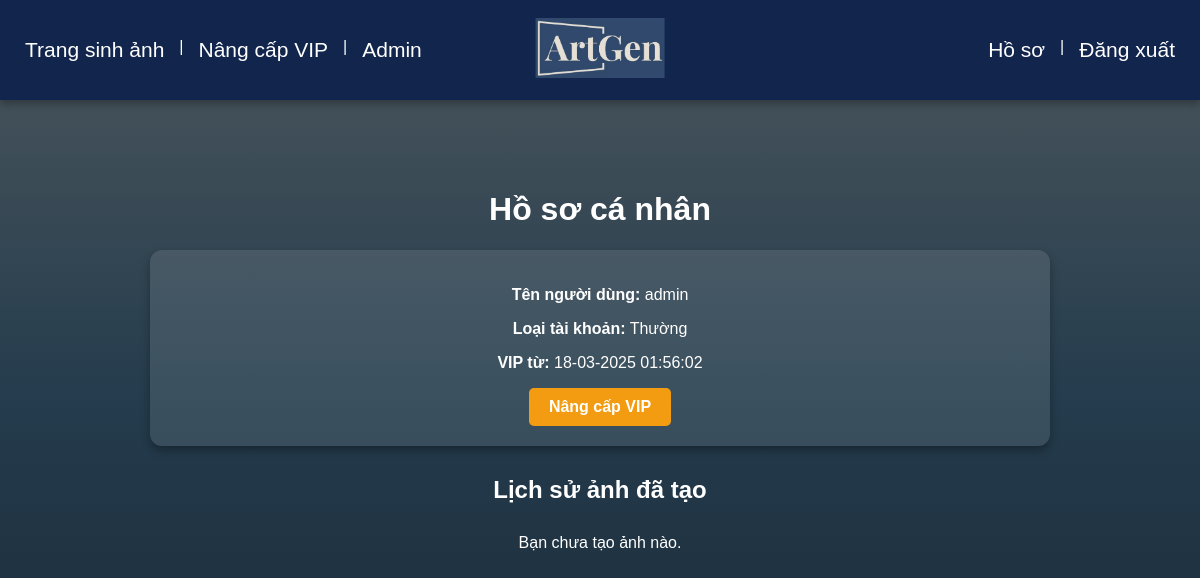
The app's page /profile (signed in) with its own data.
### svr_model.py (models this page shows)
class User(db.Model, UserMixin):
    id = db.Column(db.Integer, primary_key=True)
    username = db.Column(db.String(150), unique=True, nullable=False)
    password = db.Column(db.String(150), nullable=False)
    is_vip = db.Column(db.Boolean, default=False)
    vip_since = db.Column(db.DateTime, nullable=True)
    is_admin = db.Column(db.Boolean, default=False)

### svr_model.py (the view)
@app.route("/profile")
@login_required
def profile():
    history = ImageHistory.query.filter_by(user_id=current_user.id).order_by(ImageHistory.id.desc()).all()
    return render_template("profile.html", user=current_user, history=history)

### svr_model.py (called while the page is built)
@login_manager.user_loader
def load_user(user_id):
    return User.query.get(int(user_id))

### templates/profile.html (shortened to what this page needs)
<!DOCTYPE html>
<html lang="en">
<head>
</head>
<body>
    <div class="navbar">
        <div class="nav-left">
            <a href="/generate">Trang sinh ảnh</a> |
            <a href="/upgradeVIP">Nâng cấp VIP</a>
            {% if current_user.is_authenticated and current_user.is_admin %}
                | <a href="/admin_manage_users" class="admin-link">Admin</a>
            {% endif %}
        </div>
        <div class="logo">
            <a href="/home">
                <img src="/static/logo.png" alt="Logo" class="logo-img">
            </a>
        </div>
        <div class="nav-right">
            <a href="/profile">Hồ sơ</a> |
            <a href="/logout">Đăng xuất</a>
        </div>
    </div>
    <div class="container">
        <h1>Hồ sơ cá nhân</h1>
        <div class="profile-card">
            <p><strong>Tên người dùng:</strong> {{ user.username }}</p>
            <p><strong>Loại tài khoản:</strong> {{ "VIP" if user.is_vip else "Thường" }}</p>
            {% if user.vip_since %}
                <p><strong>VIP từ:</strong> {{ user.vip_since.strftime('%d-%m-%Y %H:%M:%S') }}</p>
            {% endif %}
            <a href="{{ url_for('upgradeVIP') }}" class="generate-btn">Nâng cấp VIP</a>
        </div>
        <h2>Lịch sử ảnh đã tạo</h2>
        <div class="history-container">
            {% if history %}
                <div class="image-grid">
                    {% for img in history %}
                        <div>
                            <img src="{{ img.image_url }}" alt="Generated Image">
                            <p><strong>Prompt:</strong> {{ img.prompt }}</p>
                            <p><strong>Ngày tạo:</strong> {{ img.created_at.strftime('%d-%m-%Y %H:%M:%S') }}</p>
                        </div>
                    {% endfor %}
                </div>
            {% else %}
                <p>Bạn chưa tạo ảnh nào.</p>
            {% endif %}
        </div>
    </div>
</body>
</html>

### templates/profile.html (style rules this page uses)
body { font-family: 'Arial', sans-serif; text-align: center; color: white; margin: 0; padding: 0; width: 100%; min-height: 100vh; background: linear-gradient(to bottom, #4D575D, #243c4d, #1a2633); }
.navbar { background-color: #30496c; padding: 20px 25px; display: flex; align-items: center; height: 60px; justify-content: space-between; box-shadow: 0 4px 8px rgba(0, 0, 0, 0.3); transition: background-color 0.3s ease-in-out; position: relative; }
.nav-left, .nav-right { display: flex; gap: 15px; }
.navbar a { color: white; font-size: 21px; text-decoration: none; transition: color 0.3s ease-in-out, transform 0.2s; }
.admin-link { font-weight: normal; color: #ff4444; transition: color 0.3s, transform 0.2s; font-size: 18px; }
.logo { position: absolute; left: 50%; transform: translateX(-50%); }
.logo-img { height: 60px; transition: transform 0.3s; }
.container { max-width: 900px; margin: 50px auto; padding: 20px; }
.profile-card { background: rgba(255, 255, 255, 0.1); padding: 20px; border-radius: 12px; box-shadow: 0 5px 10px rgba(0, 0, 0, 0.3); text-align: center; margin-bottom: 30px; }
.generate-btn { display: inline-block; padding: 10px 20px; background: #f39c12; color: white; text-decoration: none; font-weight: bold; border-radius: 5px; transition: all 0.3s; }
.history-container { margin-top: 30px; }

### records on screen
User: username "admin", is_vip "Thường", vip_since "18-03-2025 01:56:02"
